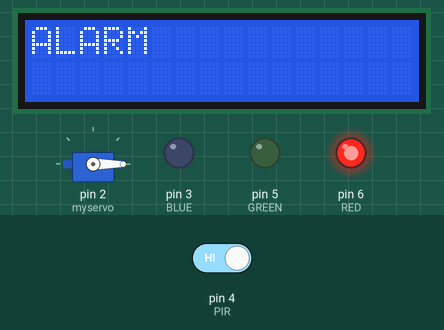
Simulated run of this sketch. Board: Arduino Uno, built with avr-gcc and run on an emulated ATmega328P. Parts: 16×2 character LCD, servo, output pins drawn as LEDs (lit = HIGH). The test bench sets the inputs (shaded band); at power-on: pin 4 (PIR) HIGH.

Above: at 1.2 s.
1.3 s: pin 4 (PIR) driven LOW
At 2.4 s:
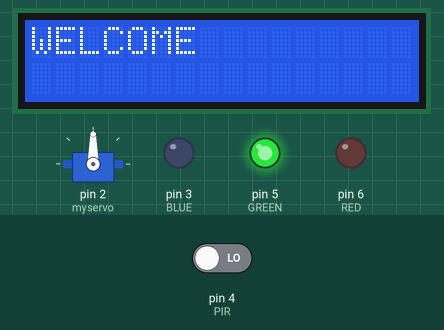
2.8 s: pin 4 (PIR) driven HIGH
At 3.5 s:
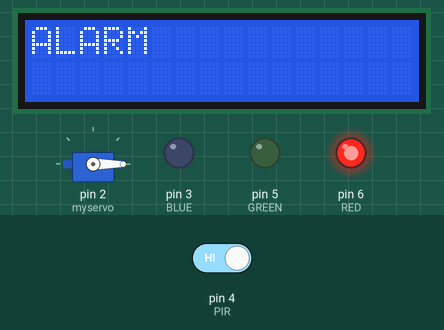
Timing chart, 0 to 5.8 s (numbered marks = the images above; inputs shaded):
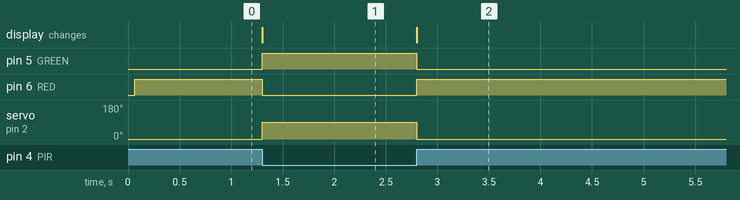

The sketch:

doorbelt.ino
```cpp
#include <LiquidCrystal.h>
#include <Servo.h>

LiquidCrystal lcd(7, 8, 9, 10, 11, 12);
#define PIR 4 // Input for HC-S501
#define BLUE 3 // Input for HC-S501
#define GREEN 5 // Input for HC-S501
#define RED 6 // Input for HC-S501
Servo myservo;

int lastState = -1;
void setup() {
  lcd.begin(16, 2);
  lcd.print("Enter password");
  pinMode(PIR,INPUT);
  pinMode(RED, OUTPUT);
  pinMode(GREEN, OUTPUT);
  pinMode(BLUE, OUTPUT);
  digitalWrite(RED, LOW);
  digitalWrite(GREEN, LOW);
  digitalWrite(BLUE, LOW);
  myservo.attach(2);
}

void loop() {
  int pirValue = digitalRead(PIR);
  if (pirValue != lastState) {
    lcd.clear();

    if (pirValue == HIGH) {   // wykryto ruch
        lcd.print("ALARM");
        digitalWrite(RED, HIGH);
        digitalWrite(GREEN, LOW);
        myservo.write(0);
    }else {                  // brak ruchu
        lcd.print("WELCOME");
        digitalWrite(RED, LOW);
        digitalWrite(GREEN, HIGH);
        myservo.write(90);
    }

      lastState = pirValue;
    }
}
```

Measured:
- after the input at 1.3 s, pin 5 (GREEN): LOW → HIGH at once; pin 6 (RED): HIGH → LOW at once; servo on pin 2 (myservo): 0° → 90° at once; the display: changes at once (image 1)
- after the input at 2.8 s, pin 5 (GREEN): HIGH → LOW at once; pin 6 (RED): LOW → HIGH at once; servo on pin 2 (myservo): 90° → 0° at once; the display: changes at once (image 2)
